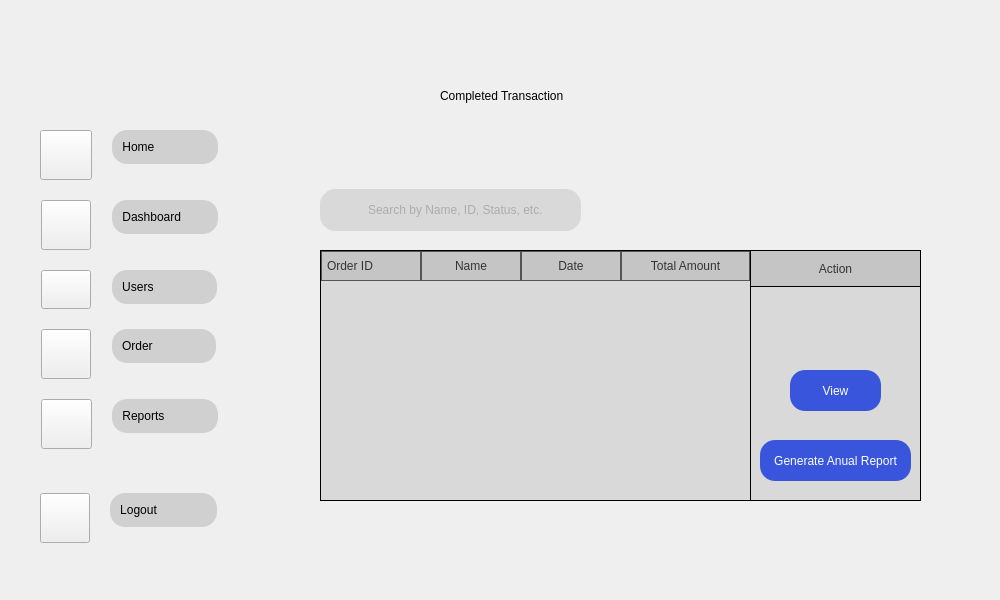
    <widget class="QWidget" name="History">
     <property name="minimumSize">
      <size>
       <width>1000</width>
       <height>600</height>
      </size>
     </property>
     <property name="maximumSize">
      <size>
       <width>1000</width>
       <height>600</height>
      </size>
     </property>
     <property name="styleSheet">
      <string notr="true">#History{
border-image: url(&quot;:/images/4.png&quot;) 0 0 0 0 stretch stretch;
background-repeat: (no-repeat);
backkground-position: (fixed);

}
#QLabel{
font-family: &quot;Fredoka&quot;;
font-size: 20px;
}</string>
     </property>
     <widget class="QScrollArea" name="scrollArea_4">
      <property name="geometry">
       <rect>
        <x>320</x>
        <y>280</y>
        <width>431</width>
        <height>221</height>
       </rect>
      </property>
      <property name="styleSheet">
       <string notr="true">#scrollArea_4 {
    background-color: #d9d9d9; /* Light gray background color */
	color:   gray;
    border-radius: 20px; /* Adjust this value for desired roundness *
}</string>
      </property>
      <property name="widgetResizable">
       <bool>true</bool>
      </property>
      <widget class="QWidget" name="scrollAreaWidgetContents_5">
       <property name="geometry">
        <rect>
         <x>0</x>
         <y>0</y>
         <width>431</width>
         <height>221</height>
        </rect>
       </property>
       <property name="styleSheet">
        <string notr="true">#scrollAreaWidgetContents_3 {
    background-color: #d9d9d9; /* Light gray background color */
	color:   gray;
    border: 1px solid #d9d9d9; /* Subtle border */
    border-radius: 20px; /* Adjust this value for desired roundness *
}</string>
       </property>
      </widget>
     </widget>
     <widget class="QLabel" name="label_39">
      <property name="geometry">
       <rect>
        <x>800</x>
        <y>250</y>
        <width>71</width>
        <height>21</height>
       </rect>
      </property>
      <property name="text">
       <string>Actions</string>
      </property>
      <property name="alignment">
       <set>Qt::AlignCenter</set>
      </property>
     </widget>
     <widget class="QLabel" name="label_38">
      <property name="geometry">
       <rect>
        <x>330</x>
        <y>190</y>
        <width>41</width>
        <height>41</height>
       </rect>
      </property>
      <property name="styleSheet">
       <string notr="true"/>
      </property>
      <property name="text">
       <string/>
      </property>
      <property name="pixmap">
       <pixmap resource="../images/Resc_rc.qrc">:/Icons/searchingraysmol.png</pixmap>
      </property>
     </widget>
     <widget class="QPushButton" name="nwbut_13">
      <property name="geometry">
       <rect>
        <x>790</x>
        <y>370</y>
        <width>91</width>
        <height>41</height>
       </rect>
      </property>
      <property name="styleSheet">
       <string notr="true">QPushButton {
            background-color: #3855DB; /* Example background color */
            color: White; /* Example text color */
            border-radius: 15px; /* Adjust this value for desired roundness */
}
QPushButton:hover {
    background-color: #2746C3; /* Color when the mouse hovers over it */

}
QPushButton:pressed {
    background-color: #FFFFFF; /* Color when the button is clicked down */
	color: #3855DB;
	border-style: outset;
	border-width: 3px;
    border-radius: 15px; /* Adjust this value for desired roundness */
    border-color: #2746C3;
}</string>
      </property>
      <property name="text">
       <string>View</string>
      </property>
     </widget>
     <widget class="QTableWidget" name="tableWidget_4">
      <property name="geometry">
       <rect>
        <x>320</x>
        <y>250</y>
        <width>431</width>
        <height>251</height>
       </rect>
      </property>
      <property name="styleSheet">
       <string notr="true">
QTableWidget {
        background-color: #d9d9d9;
        alternate-background-color: #d9d9d9;
        color: black;
        gridline-color: #d9d9d9;
        border: 1px solid black;
    }

    QTableWidget::item:selected {
        background-color:#c5c5c5;
        color: black;
    }

    QHeaderView::section {
        background-color:#c5c5c5;
        color: #363336;
        padding: 5px;
        border: 1px solid #555555;
		 border-radius: 20px;
    }</string>
      </property>
      <property name="editTriggers">
       <set>QAbstractItemView::NoEditTriggers</set>
      </property>
      <property name="alternatingRowColors">
       <bool>true</bool>
      </property>
      <property name="selectionBehavior">
       <enum>QAbstractItemView::SelectRows</enum>
      </property>
      <attribute name="horizontalHeaderStretchLastSection">
       <bool>true</bool>
      </attribute>
      <column>
       <property name="text">
        <string>Order ID</string>
       </property>
       <property name="textAlignment">
        <set>AlignLeading|AlignVCenter</set>
       </property>
       <property name="background">
        <color>
         <red>217</red>
         <green>217</green>
         <blue>217</blue>
        </color>
       </property>
      </column>
      <column>
       <property name="text">
        <string>Name</string>
       </property>
       <property name="background">
        <color>
         <red>217</red>
         <green>217</green>
         <blue>217</blue>
        </color>
       </property>
      </column>
      <column>
       <property name="text">
        <string>Date</string>
       </property>
      </column>
      <column>
       <property name="text">
        <string>Total Amount</string>
       </property>
       <property name="background">
        <color>
         <red>217</red>
         <green>217</green>
         <blue>217</blue>
        </color>
       </property>
      </column>
     </widget>
     <widget class="QLabel" name="ok_7">
      <property name="geometry">
       <rect>
        <x>440</x>
        <y>60</y>
        <width>691</width>
        <height>71</height>
       </rect>
      </property>
      <property name="text">
       <string>Completed Transaction </string>
      </property>
     </widget>
     <widget class="QWidget" name="verticalLayoutWidget_18">
      <property name="geometry">
       <rect>
        <x>30</x>
        <y>130</y>
        <width>241</width>
        <height>323</height>
       </rect>
      </property>
      <layout class="QVBoxLayout" name="verticalLayout_72">
       <property name="spacing">
        <number>1</number>
       </property>
       <property name="sizeConstraint">
        <enum>QLayout::SetFixedSize</enum>
       </property>
       <item>
        <layout class="QFormLayout" name="formLayout_23">
         <property name="sizeConstraint">
          <enum>QLayout::SetDefaultConstraint</enum>
         </property>
         <property name="fieldGrowthPolicy">
          <enum>QFormLayout::FieldsStayAtSizeHint</enum>
         </property>
         <property name="rowWrapPolicy">
          <enum>QFormLayout::WrapLongRows</enum>
         </property>
         <property name="labelAlignment">
          <set>Qt::AlignCenter</set>
         </property>
         <property name="formAlignment">
          <set>Qt::AlignLeading|Qt::AlignLeft|Qt::AlignVCenter</set>
         </property>
         <property name="horizontalSpacing">
          <number>20</number>
         </property>
         <property name="verticalSpacing">
          <number>20</number>
         </property>
         <property name="leftMargin">
          <number>10</number>
         </property>
         <property name="topMargin">
          <number>0</number>
         </property>
         <property name="bottomMargin">
          <number>0</number>
         </property>
         <item row="0" column="0">
          <widget class="QPushButton" name="h2_8">
           <property name="styleSheet">
            <string notr="true">QPushButton{
border-image: url(&quot;:/Icons/Home.png&quot;) 0 0 0 0 stretch stretch;
background-repeat: no-repeat;
 width: 44px;
    height: 42px;

}
</string>
           </property>
           <property name="text">
            <string/>
           </property>
          </widget>
         </item>
         <item row="0" column="1">
          <layout class="QVBoxLayout" name="verticalLayout_73">
           <item>
            <widget class="QPushButton" name="Homebut_9">
             <property name="styleSheet">
              <string notr="true">QPushButton {
            background-color: #D0D0D0;
			border-style: outset;
			 padding: 10px;
            border-radius: 15px; /* Adjust this value for desired roundness */
            border-color: #D0D0D0; /* Example border color */
				
}

QPushButton:hover {
    background-color: #D9d9d9; /* Color when the mouse hovers over it */
	padding: 10px;
            border-radius: 15px; /* Adjust this value for desired roundness */
}
QPushButton:pressed {
    background-color: #797979; /* Color when the button is clicked down */
	padding: 10px;
            border-radius: 15px; /* Adjust this value for desired roundness */
}</string>
             </property>
             <property name="text">
              <string>Home                </string>
             </property>
             <property name="shortcut">
              <string/>
             </property>
             <property name="autoDefault">
              <bool>false</bool>
             </property>
             <property name="default">
              <bool>false</bool>
             </property>
             <property name="flat">
              <bool>true</bool>
             </property>
            </widget>
           </item>
          </layout>
         </item>
         <item row="1" column="0">
          <widget class="QPushButton" name="db2_8">
           <property name="styleSheet">
            <string notr="true">QPushButton{
border-image: url(&quot;:/Icons/DashB.png&quot;) 0 0 0 0 stretch stretch;
background-repeat: no-repeat;
 width: 42px;
    height: 42px;

}</string>
           </property>
           <property name="text">
            <string/>
           </property>
          </widget>
         </item>
         <item row="1" column="1">
          <layout class="QVBoxLayout" name="verticalLayout_74">
           <item>
            <widget class="QPushButton" name="Dashbut_9">
             <property name="styleSheet">
              <string notr="true">QPushButton {
            background-color: #D0D0D0;
			border-style: outset;
			 padding: 10px;
            border-radius: 15px; /* Adjust this value for desired roundness */
            border-color: #D0D0D0; /* Example border color */
				
}

QPushButton:hover {
    background-color: #D9d9d9; /* Color when the mouse hovers over it */
	padding: 10px;
            border-radius: 15px; /* Adjust this value for desired roundness */
}
QPushButton:pressed {
    background-color: #797979; /* Color when the button is clicked down */
	padding: 10px;
            border-radius: 15px; /* Adjust this value for desired roundness */
}</string>
             </property>
             <property name="text">
              <string>Dashboard        </string>
             </property>
             <property name="autoDefault">
              <bool>false</bool>
             </property>
             <property name="default">
              <bool>false</bool>
             </property>
             <property name="flat">
              <bool>false</bool>
             </property>
            </widget>
           </item>
          </layout>
         </item>
         <item row="2" column="0">
          <widget class="QPushButton" name="u2_8">
           <property name="styleSheet">
            <string notr="true">QPushButton{
border-image: url(&quot;:/Icons/User.png&quot;) 0 0 0 0 stretch stretch;
background-repeat: no-repeat;
 width: 42px;
    height: 31px;

}</string>
           </property>
           <property name="text">
            <string/>
           </property>
          </widget>
         </item>
         <item row="2" column="1">
          <layout class="QVBoxLayout" name="verticalLayout_75">
           <item>
            <widget class="QPushButton" name="Userbut_9">
             <property name="styleSheet">
              <string notr="true">QPushButton {
            background-color: #D0D0D0;
			border-style: outset;
			 padding: 10px;
            border-radius: 15px; /* Adjust this value for desired roundness */
            border-color: #D0D0D0; /* Example border color */
				
}

QPushButton:hover {
    background-color: #D9d9d9; /* Color when the mouse hovers over it */
	padding: 10px;
            border-radius: 15px; /* Adjust this value for desired roundness */
}
QPushButton:pressed {
    background-color: #797979; /* Color when the button is clicked down */
	padding: 10px;
            border-radius: 15px; /* Adjust this value for desired roundness */
}</string>
             </property>
             <property name="text">
              <string>Users                </string>
             </property>
             <property name="autoDefault">
              <bool>false</bool>
             </property>
             <property name="default">
              <bool>false</bool>
             </property>
             <property name="flat">
              <bool>false</bool>
             </property>
            </widget>
           </item>
          </layout>
         </item>
         <item row="4" column="0">
          <widget class="QPushButton" name="r2_8">
           <property name="styleSheet">
            <string notr="true">QPushButton{
border-image: url(&quot;:/Icons/Transa.png&quot;) 0 0 0 0 stretch stretch;
background-repeat: no-repeat;
 width: 43px;
    height: 42px;

}</string>
           </property>
           <property name="text">
            <string/>
           </property>
          </widget>
         </item>
         <item row="4" column="1">
          <layout class="QVBoxLayout" name="verticalLayout_76">
           <item>
            <widget class="QPushButton" name="Reportbut_9">
             <property name="styleSheet">
              <string notr="true">QPushButton {
            background-color: #D0D0D0;
			border-style: outset;
			 padding: 10px;
            border-radius: 15px; /* Adjust this value for desired roundness */
            border-color: #D0D0D0; /* Example border color */
				
}

QPushButton:hover {
    background-color: #D9d9d9; /* Color when the mouse hovers over it */
	padding: 10px;
            border-radius: 15px; /* Adjust this value for desired roundness */
}
QPushButton:pressed {
    background-color: #797979; /* Color when the button is clicked down */
	padding: 10px;
            border-radius: 15px; /* Adjust this value for desired roundness */
}</string>
             </property>
             <property name="text">
              <string>Reports             </string>
             </property>
             <property name="autoDefault">
              <bool>false</bool>
             </property>
             <property name="default">
              <bool>false</bool>
             </property>
             <property name="flat">
              <bool>false</bool>
             </property>
            </widget>
           </item>
          </layout>
         </item>
         <item row="3" column="1">
          <layout class="QVBoxLayout" name="verticalLayout_77">
           <item>
            <widget class="QPushButton" name="Orderbut_9">
             <property name="styleSheet">
              <string notr="true">QPushButton {
            background-color: #D0D0D0;
			border-style: outset;
			 padding: 10px;
            border-radius: 15px; /* Adjust this value for desired roundness */
            border-color: #D0D0D0; /* Example border color */
				
}

QPushButton:hover {
    background-color: #D9d9d9; /* Color when the mouse hovers over it */
	padding: 10px;
            border-radius: 15px; /* Adjust this value for desired roundness */
}
QPushButton:pressed {
    background-color: #797979; /* Color when the button is clicked down */
	padding: 10px;
            border-radius: 15px; /* Adjust this value for desired roundness */
}</string>
             </property>
             <property name="text">
              <string>Order                </string>
             </property>
             <property name="autoDefault">
              <bool>false</bool>
             </property>
             <property name="default">
              <bool>false</bool>
             </property>
             <property name="flat">
              <bool>false</bool>
             </property>
            </widget>
           </item>
          </layout>
         </item>
         <item row="3" column="0">
          <widget class="QPushButton" name="o2_8">
           <property name="styleSheet">
            <string notr="true">QPushButton{
border-image: url(&quot;:/Icons/Ordernowbg.png&quot;) 0 0 0 0 stretch stretch;
background-repeat: no-repeat;
 width: 42px;
    height: 42px;

}</string>
           </property>
           <property name="text">
            <string/>
           </property>
           <property name="autoRepeat">
            <bool>false</bool>
           </property>
           <property name="flat">
            <bool>false</bool>
           </property>
          </widget>
         </item>
        </layout>
       </item>
      </layout>
     </widget>
     <widget class="QLineEdit" name="line4">
      <property name="geometry">
       <rect>
        <x>320</x>
        <y>189</y>
        <width>261</width>
        <height>42</height>
       </rect>
      </property>
      <property name="styleSheet">
       <string notr="true">QLineEdit {
    background-color: #d9d9d9; /* Light gray background color */
	color:   gray;
    border: 1px solid #d9d9d9; /* Subtle border */
    border-radius: 15px; /* Adjust this value for desired roundness */
    padding-left: 45px; /* Important: Add padding to make space for the icon */
    padding-right: 10px; /* Optional: Add some padding on the right side */
    min-height: 40px; /* Optional: Set a minimum height for a larger bar */
}</string>
      </property>
      <property name="text">
       <string/>
      </property>
      <property name="alignment">
       <set>Qt::AlignLeading|Qt::AlignLeft|Qt::AlignVCenter</set>
      </property>
      <property name="readOnly">
       <bool>false</bool>
      </property>
      <property name="placeholderText">
       <string>Search by Name, ID, Status, etc.</string>
      </property>
     </widget>
     <widget class="QLabel" name="label_40">
      <property name="geometry">
       <rect>
        <x>320</x>
        <y>274</y>
        <width>601</width>
        <height>227</height>
       </rect>
      </property>
      <property name="styleSheet">
       <string notr="true">QLabel {
    background-color: #d9d9d9; /* Light gray background color */
	color:   gray;
    border: 1px solid black;
}</string>
      </property>
      <property name="text">
       <string/>
      </property>
     </widget>
     <widget class="QWidget" name="verticalLayoutWidget_20">
      <property name="geometry">
       <rect>
        <x>30</x>
        <y>490</y>
        <width>241</width>
        <height>56</height>
       </rect>
      </property>
      <layout class="QVBoxLayout" name="verticalLayout_78">
       <item>
        <layout class="QFormLayout" name="formLayout_24">
         <property name="fieldGrowthPolicy">
          <enum>QFormLayout::FieldsStayAtSizeHint</enum>
         </property>
         <property name="rowWrapPolicy">
          <enum>QFormLayout::WrapLongRows</enum>
         </property>
         <property name="labelAlignment">
          <set>Qt::AlignCenter</set>
         </property>
         <property name="formAlignment">
          <set>Qt::AlignLeading|Qt::AlignLeft|Qt::AlignVCenter</set>
         </property>
         <property name="horizontalSpacing">
          <number>20</number>
         </property>
         <property name="verticalSpacing">
          <number>20</number>
         </property>
         <property name="leftMargin">
          <number>10</number>
         </property>
         <item row="0" column="0">
          <widget class="QPushButton" name="s2_8">
           <property name="styleSheet">
            <string notr="true">QPushButton{
border-image: url(&quot;:/Icons/Profilenowhite.png&quot;) 0 0 0 0 stretch stretch;
background-repeat: no-repeat;
 width: 42px;
    height: 42px;

}</string>
           </property>
           <property name="text">
            <string/>
           </property>
          </widget>
         </item>
         <item row="0" column="1">
          <layout class="QVBoxLayout" name="verticalLayout_79">
           <item>
            <widget class="QPushButton" name="Settbut_9">
             <property name="styleSheet">
              <string notr="true">QPushButton {
            background-color: #D0D0D0;
			border-style: outset;
			 padding: 10px;
            border-radius: 15px; /* Adjust this value for desired roundness */
            border-color: #D0D0D0; /* Example border color */
				
}

QPushButton:hover {
    background-color: #D9d9d9; /* Color when the mouse hovers over it */
	padding: 10px;
            border-radius: 15px; /* Adjust this value for desired roundness */
}
QPushButton:pressed {
    background-color: #797979; /* Color when the button is clicked down */
	padding: 10px;
            border-radius: 15px; /* Adjust this value for desired roundness */
}</string>
             </property>
             <property name="text">
              <string>Logout               </string>
             </property>
             <property name="autoDefault">
              <bool>false</bool>
             </property>
             <property name="default">
              <bool>false</bool>
             </property>
             <property name="flat">
              <bool>false</bool>
             </property>
            </widget>
           </item>
          </layout>
         </item>
        </layout>
       </item>
      </layout>
     </widget>
     <widget class="QLabel" name="label_57">
      <property name="geometry">
       <rect>
        <x>750</x>
        <y>250</y>
        <width>171</width>
        <height>37</height>
       </rect>
      </property>
      <property name="styleSheet">
       <string notr="true">#label_57{
background-color:#c5c5c5;
        color: #363336;
        padding: 5px;
       border: 1px solid black;

}</string>
      </property>
      <property name="text">
       <string>Action</string>
      </property>
      <property name="alignment">
       <set>Qt::AlignCenter</set>
      </property>
     </widget>
     <widget class="QPushButton" name="nwbut_14">
      <property name="geometry">
       <rect>
        <x>760</x>
        <y>440</y>
        <width>151</width>
        <height>41</height>
       </rect>
      </property>
      <property name="styleSheet">
       <string notr="true">QPushButton {
            background-color: #3855DB; /* Example background color */
            color: White; /* Example text color */
            border-radius: 15px; /* Adjust this value for desired roundness */
}
QPushButton:hover {
    background-color: #2746C3; /* Color when the mouse hovers over it */

}
QPushButton:pressed {
    background-color: #FFFFFF; /* Color when the button is clicked down */
	color: #3855DB;
	border-style: outset;
	border-width: 3px;
    border-radius: 15px; /* Adjust this value for desired roundness */
    border-color: #2746C3;
}</string>
      </property>
      <property name="text">
       <string>Generate Anual Report</string>
      </property>
     </widget>
     <zorder>scrollArea_4</zorder>
     <zorder>line4</zorder>
     <zorder>label_39</zorder>
     <zorder>label_38</zorder>
     <zorder>ok_7</zorder>
     <zorder>verticalLayoutWidget_18</zorder>
     <zorder>verticalLayoutWidget_20</zorder>
     <zorder>label_40</zorder>
     <zorder>nwbut_13</zorder>
     <zorder>tableWidget_4</zorder>
     <zorder>label_57</zorder>
     <zorder>nwbut_14</zorder>
    </widget>
